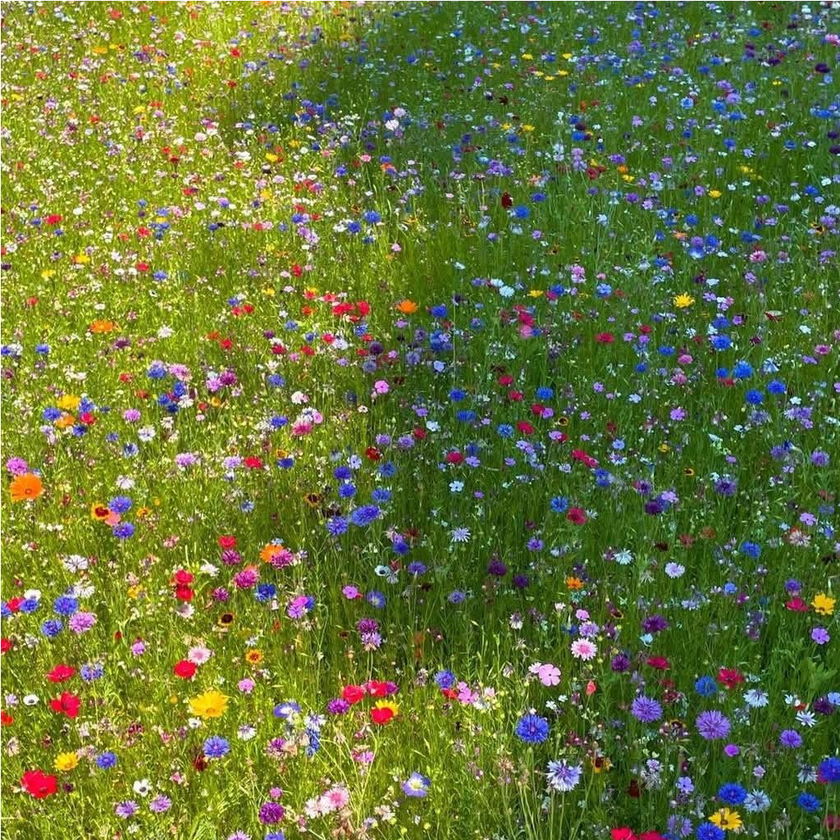
#> input picture color.png, 840 x 840 px, shrunk from 1024 x 1024 before the run
$ python YCbCr.py
#> lines starting #> are read from the running program, lines starting #| are printed output that depends on the picture
#> further down, img is the input picture: PIL image 840x840 RGB; mean R, G, B 103.5, 116.6, 58.3
import numpy as np

def rgb_to_ycbcr_array(rgb):
    # rgb: numpy array shape (H, W, 3)
    rgb = rgb.astype(np.float32)
    r = rgb[..., 0]
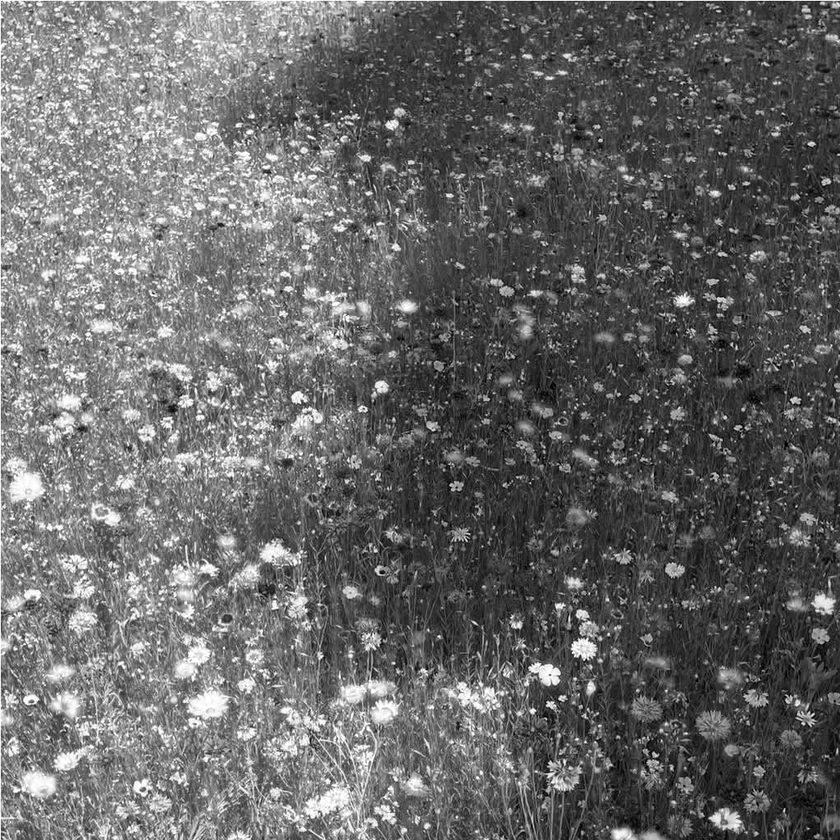
#> r: shape (840, 840) float32; min 0, max 255, mean 103.5
    g = rgb[..., 1]
    b = rgb[..., 2]
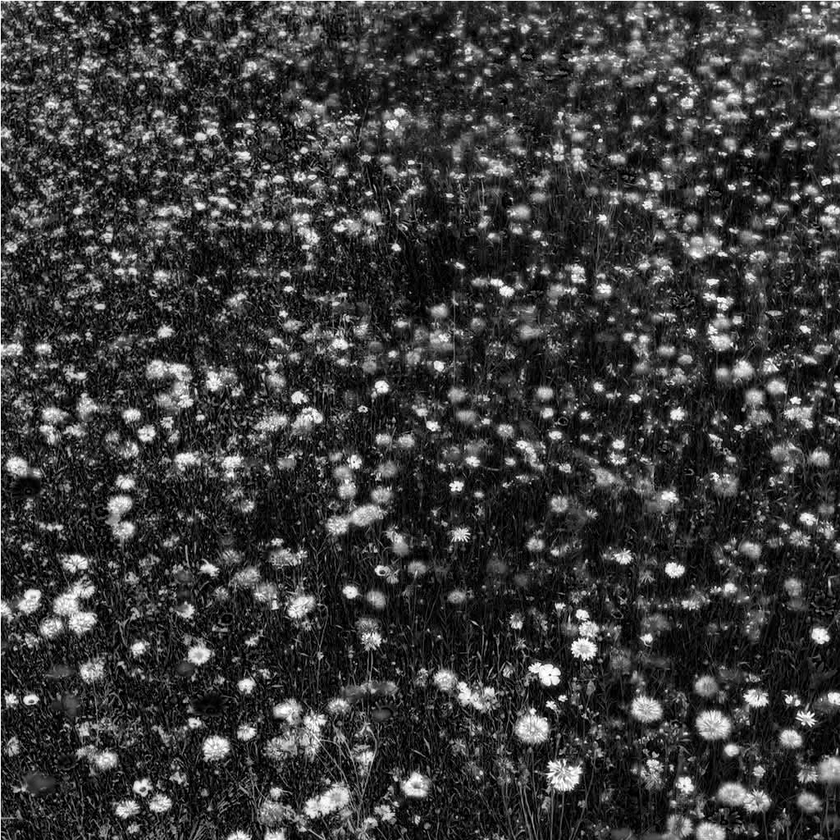
#> b: shape (840, 840) float32; min 0, max 255, mean 58.3
    y  = 0.299*r + 0.587*g + 0.114*b
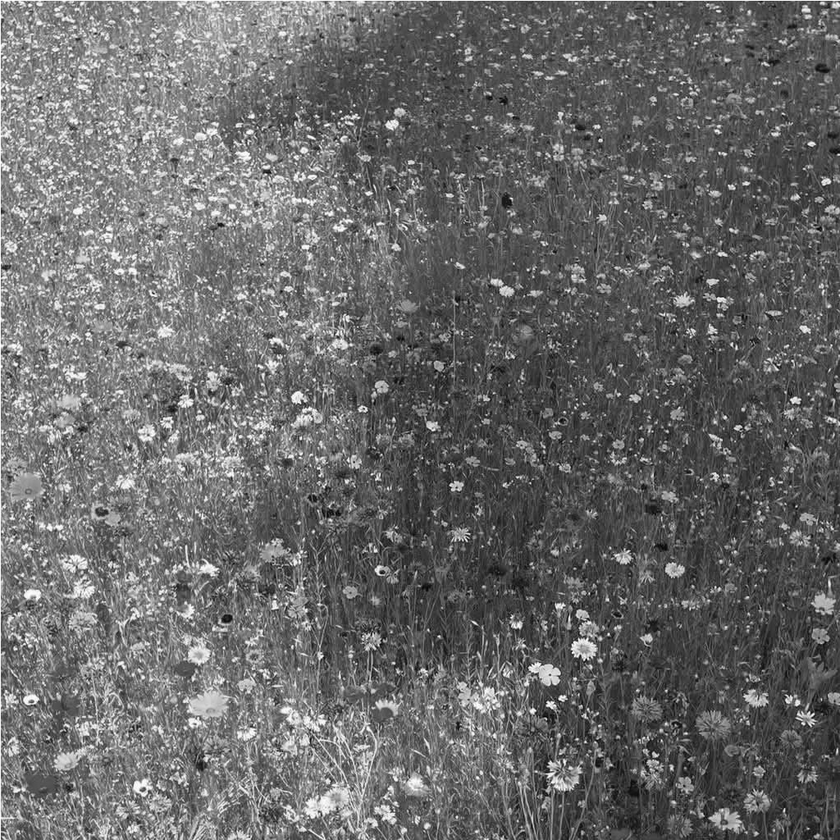
#> y: shape (840, 840) float32; min 1.76, max 255, mean 106.1
    cb = -0.168736*r - 0.331264*g + 0.5*b + 128
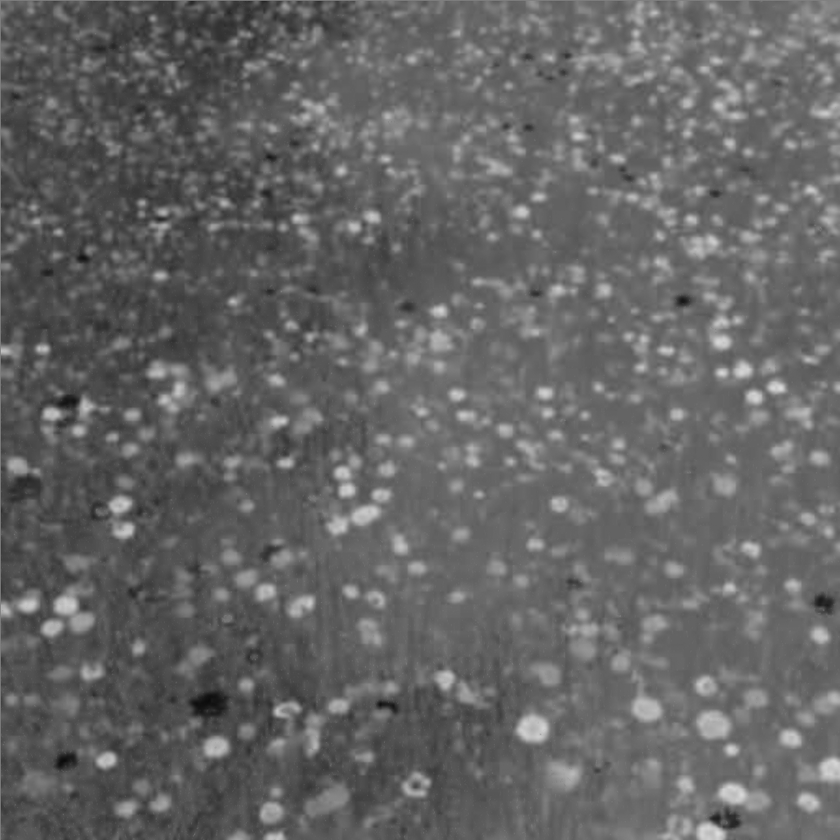
#> cb: shape (840, 840) float32; min 10.8, max 220.9, mean 101.1
    cr = 0.5*r - 0.418688*g - 0.081312*b + 128
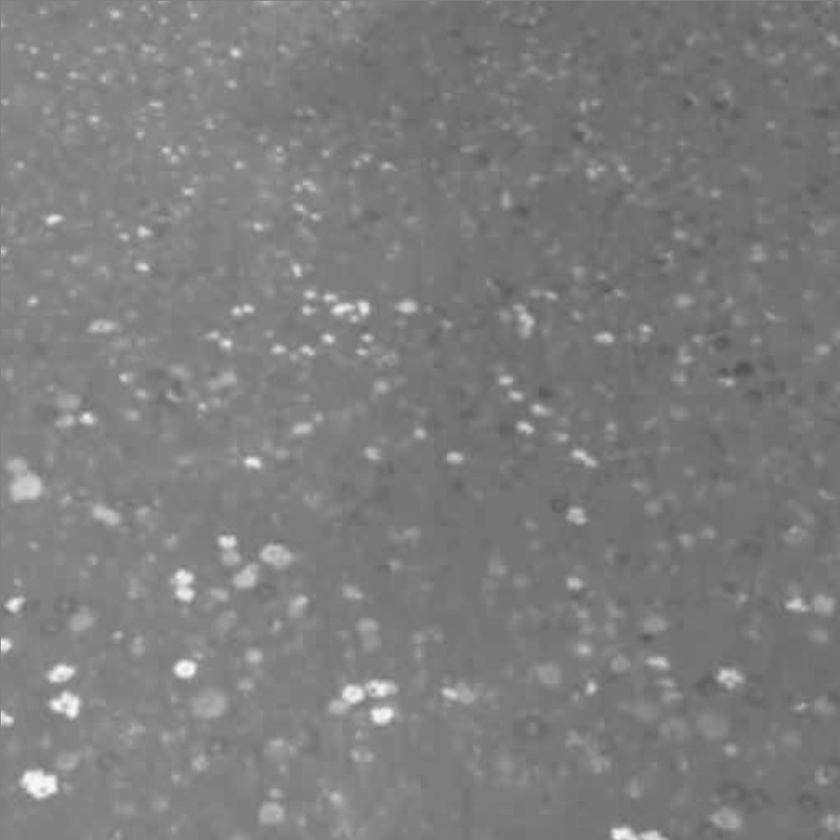
#> cr: shape (840, 840) float32; min 80.19, max 251.5, mean 126.2
    ycbcr = np.stack([y, cb, cr], axis=-1)
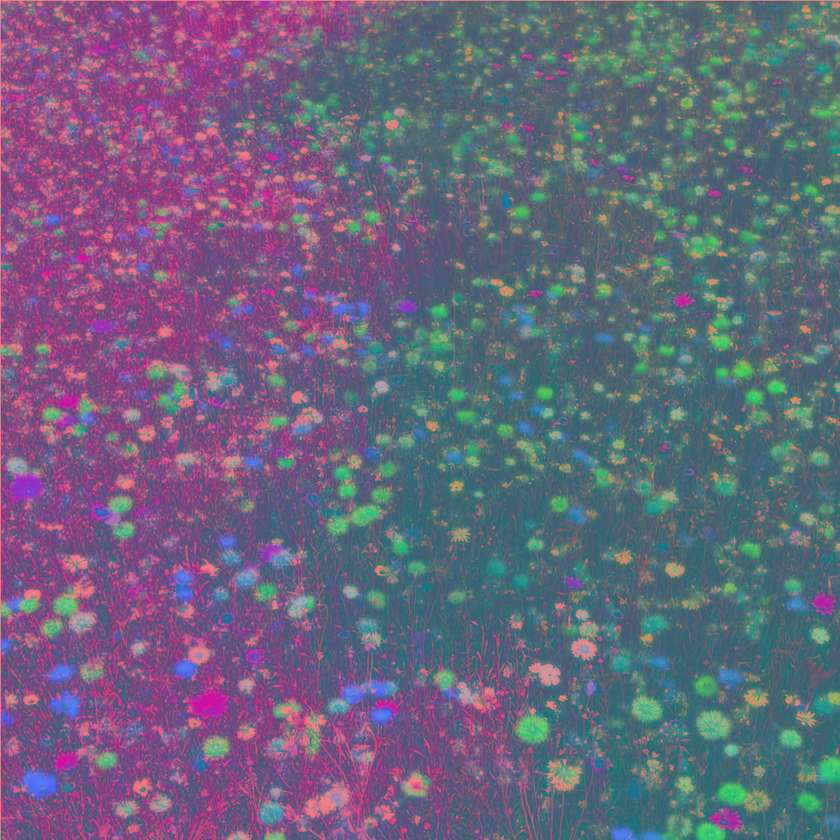
#> ycbcr: shape (840, 840, 3) float32; mean of channels 0, 1, 2 106.1, 101.1, 126.1; drawn as R, G, B
    return np.clip(ycbcr, 0, 255).astype(np.uint8)

def ycbcr_to_rgb_array(ycbcr):
    # ycbcr: numpy array shape (H, W, 3)
    ycbcr = ycbcr.astype(np.float32)
    y  = ycbcr[..., 0]
    cb = ycbcr[..., 1]
    cr = ycbcr[..., 2]
    r = y + 1.402 * (cr - 128)
    g = y - 0.344136 * (cb - 128) - 0.714136 * (cr - 128)
    b = y + 1.772 * (cb - 128)
    rgb = np.stack([r, g, b], axis=-1)
    return np.clip(rgb, 0, 255).astype(np.uint8)


if __name__ == "__main__":
    from PIL import Image

    img = Image.open("color.png").convert("RGB")
    arr = np.array(img)
    ycbcr_arr = rgb_to_ycbcr_array(arr)
    restored_arr = ycbcr_to_rgb_array(ycbcr_arr)
    Image.fromarray(restored_arr, "RGB").save("restored.png")
